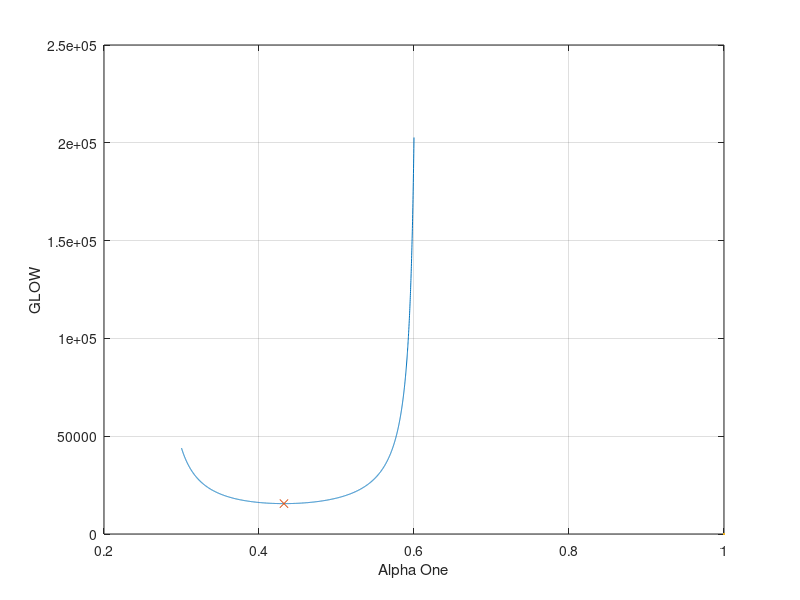

Here is the MATLAB script that generated this plot:
% AAE251 Fall 2024
% Homework 7
% AAE251_HW7_Q2a
% Author: Preston Wright and Hudson Reynolds
%% Initializations

fInert = 1/12;              % Inert mass fraction
g = 9.81;                   % Gravity
specImpOne = 295;           % Specific impulse of stage one
specImpTwo = 355;           % Specific impulse of stage two
deltaVTot = 11.85*1000;     % Total delta V required
mPayload = 99;              % Payload mass
tests = 10000;              % Total iterations
i = 1;                      % Iteration counter

%% Calculations

% Iterate from .3 to .6 for alpha one
for k = .3*tests:tests-.4*tests

    % Find current value of alpha one and two
    alphaOne = k/tests;
    alphaOneArray(i) = alphaOne;
    alphaTwo = 1 - alphaOne;

    % Calculate delta V and the mass fraction
    deltaVOne = alphaOne * deltaVTot;
    deltaVTwo = alphaTwo * deltaVTot;
    mFracOne = exp(deltaVOne/(specImpOne*g));
    mFracTwo = exp(deltaVTwo/(specImpTwo*g));

    % Calculate initial mass
    mInit(i) = mPayload * ((mFracOne*(1-fInert))/(1-fInert*mFracOne)) * ((mFracTwo*(1-fInert))/(1-fInert*mFracTwo));

    % Update array index
    i = i + 1;
end

% Find the location of the minimum initial mass and find the corresponding
% alpha one value
[idealMInit,idealAlphaOneLoc] = min(mInit);
idealAlphaOne = alphaOneArray(idealAlphaOneLoc);

% Calculate corresponding alpha two, final mass, and propellant mass
idealAlphaTwo = 1 - idealAlphaOne;
idealMFinal = idealMInit / mFracOne;
idealMProp = idealMInit - idealMFinal;

%% Graphing

% Plot GLOW vs. Alpha One, with a marker at the minimum value
figure(1)
title("GLOW vs. Alpha One")
plot(alphaOneArray, mInit)
hold on
plot(idealAlphaOne, idealMInit, Marker="x", MarkerSize=10)
xlabel("Alpha One")
ylabel("GLOW")
grid on

%% Outputs

% Output necessary information
fprintf("The alpha one value that leads to a minimum GLOW value is: %.4f\n", idealAlphaOne)
fprintf("The corresponding alpha two value is: %.4f\n", idealAlphaTwo)
fprintf("The corresponding propellant mass is: %.4f\n", idealMProp)

